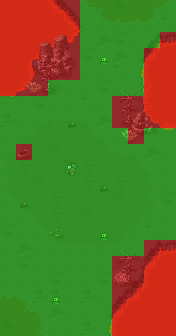

Tiled map render using the project's own tile images. Description and the whole map definition, tile-layer contents included, below:
An orthogonal 11x21 tile map with 16x16 px tiles, 8 tile layers (Tile Layer 4, Tile Layer 5, Tile Layer 6, Tile Layer 7, ...).

<map version="1.5" tiledversion="2021.02.15" orientation="orthogonal" renderorder="left-down" width="11" height="21" tilewidth="16" tileheight="16" infinite="0" nextlayerid="15" nextobjectid="1">
 <tileset firstgid="1" source="../world_tiles/tileset.tsx" />
 <layer id="10" name="Tile Layer 4" width="11" height="21">
  <data encoding="csv">
12612,12612,12612,12802,12115,12116,12809,12809,12809,12809,12809,
12612,12612,12612,12612,12215,12216,12809,12809,12809,12809,12809,
12612,12101,12102,12103,12715,12716,12809,12809,12809,12110,12111,
12612,12201,12202,12203,12815,12816,12809,12809,12209,12210,12211,
12612,12301,12302,12809,12809,12809,12809,12809,12309,12310,12612,
12714,12715,12716,12809,12809,12809,12809,12809,12409,12410,12612,
12814,12815,12816,12809,12809,12809,12809,12809,12609,12610,12611,
12809,12809,12809,12809,12809,12809,12809,12809,12709,12710,12711,
12809,12809,12809,12809,12809,12809,12809,12809,12809,12810,12811,
12809,12809,12809,12809,12809,12809,12809,12809,12809,12809,12809,
12809,12809,12809,12809,12809,12809,12809,12809,12809,12809,12809,
12809,12809,12809,12809,12809,12809,12809,12809,12809,12809,12809,
12809,12809,12809,12809,12809,12809,12809,12809,12809,12809,12809,
12809,12809,12809,12809,12809,12809,12809,12809,12809,12809,12809,
12809,12809,12809,12809,12809,12809,12809,12809,12809,12809,12809,
12809,12809,12809,12809,12809,12809,12809,12809,12809,12110,12111,
12809,12809,12809,12809,12809,12809,12809,12809,12209,12210,12211,
12809,12809,12809,12809,12809,12809,12809,12809,12707,12310,12612,
12809,12809,12809,12809,12809,12809,12809,12110,12807,12612,12612,
12809,12809,12809,12809,12809,12809,12209,12210,12211,12612,12612,
12809,12809,12809,12809,12809,12809,12309,12310,12612,12612,12612
</data>
 </layer>
 <layer id="11" name="Tile Layer 5" width="11" height="21">
  <data encoding="csv">
0,0,0,0,0,13150,13151,13128,13153,13154,13155,
0,0,0,0,0,13250,13251,13252,13253,13254,12929,
0,0,0,0,0,0,12828,12830,0,0,0,
0,0,0,0,0,12830,0,12828,0,0,0,
0,0,0,0,0,0,0,12929,0,0,0,
0,0,0,12828,0,0,12830,12863,12864,0,0,
0,0,12830,0,0,12929,0,12963,12964,0,0,
12928,0,13951,13952,13953,13954,12828,13063,13064,0,0,
0,14050,14051,14052,14053,14054,13954,0,12928,0,0,
14050,14051,14151,14329,14153,14153,14054,13953,13954,12828,0,
14150,14227,14151,14153,14329,14227,14052,14053,14054,14055,0,
14250,14251,14329,14153,14153,14227,14153,14227,14154,14155,0,
14350,14351,14153,14227,14153,14153,14153,14329,14254,14255,12830,
14450,14451,14351,14227,14153,14329,14153,14153,14354,14355,0,
12830,0,14350,14351,14352,14352,14353,14354,14355,12929,0,
0,12828,0,14451,14452,14452,14453,14454,0,0,0,
0,12830,0,0,0,0,12809,12828,0,0,0,
0,0,0,12830,0,0,12830,0,0,0,0,
12753,12754,12928,12928,0,12928,0,0,0,0,0,
12853,12854,12855,12828,0,0,0,0,0,0,0,
13128,12954,12955,0,0,12928,0,0,0,0,0
</data>
 </layer>
 <layer id="12" name="Tile Layer 6" width="11" height="21">
  <data encoding="csv">
0,0,0,0,0,0,0,0,0,0,0,
0,0,0,0,0,0,0,0,0,0,0,
0,0,12372,12373,12374,0,0,0,0,0,0,
0,0,12472,12473,12474,0,0,0,0,0,0,
0,0,12572,12573,12574,0,0,0,0,0,0,
0,0,0,0,0,0,0,0,0,0,0,
0,0,0,0,0,0,0,0,0,0,0,
0,0,0,0,0,0,0,0,12364,12365,0,
0,0,0,0,0,0,0,0,12464,12465,0,
0,0,0,0,0,0,0,0,0,0,0,
0,0,0,0,0,0,0,0,0,0,0,
0,0,0,0,0,0,0,0,0,0,0,
0,0,0,0,0,0,0,0,0,0,0,
0,0,0,0,0,0,0,0,0,0,0,
0,0,0,0,0,0,0,0,0,0,0,
0,0,0,0,0,0,0,12863,12864,0,0,
0,0,0,0,0,0,0,12963,12964,0,0,
0,0,0,0,0,0,0,13063,13064,0,0,
0,0,0,0,0,0,0,0,0,0,0,
0,0,0,0,0,0,0,0,0,0,0,
0,0,0,0,0,0,0,0,0,0,0
</data>
 </layer>
 <layer id="13" name="Tile Layer 7" width="11" height="21">
  <data encoding="csv">
0,0,0,0,0,0,0,0,0,0,0,
0,0,0,0,0,0,0,0,0,0,0,
0,0,0,0,0,0,0,0,0,0,0,
0,0,12863,12864,0,0,0,0,0,0,0,
0,0,12963,12964,0,0,0,0,0,0,0,
0,0,13063,13064,0,0,0,0,0,0,0,
0,0,0,0,0,0,0,0,0,0,0,
0,0,0,0,0,0,0,0,0,0,0,
0,0,0,0,0,0,0,13564,13565,0,0,
0,0,0,0,0,0,0,0,0,0,0,
0,0,0,0,0,0,0,0,0,0,0,
0,0,0,0,0,0,0,0,0,0,0,
0,0,0,0,0,0,0,0,0,0,0,
0,0,0,0,0,0,0,0,0,0,0,
0,0,0,0,0,0,0,0,0,0,0,
0,0,0,0,0,0,0,0,0,0,0,
0,0,0,0,0,0,0,0,0,0,0,
0,0,0,0,0,0,0,0,0,0,0,
0,0,0,0,0,0,0,0,0,0,0,
0,0,0,0,0,0,0,0,0,0,0,
0,0,0,0,0,0,0,0,0,0,0
</data>
 </layer>
 <layer id="14" name="Tile Layer 8" width="11" height="21">
  <data encoding="csv">
0,0,0,0,0,0,0,0,0,0,0,
0,0,0,0,0,0,0,0,0,0,0,
0,0,0,0,0,0,0,0,0,0,0,
0,0,0,0,0,0,0,0,0,0,0,
0,0,0,0,0,0,0,0,0,0,0,
0,13564,13565,0,0,0,0,0,0,0,0,
0,0,0,0,0,0,0,0,0,0,0,
0,0,0,0,0,0,0,0,0,0,0,
0,0,0,0,0,0,0,0,0,0,0,
0,0,0,0,0,0,0,0,0,0,0,
0,0,0,0,0,0,0,0,0,0,0,
0,0,0,0,0,0,0,0,0,0,0,
0,0,0,0,0,0,0,0,0,0,0,
0,0,0,0,0,0,0,0,0,0,0,
0,0,0,0,0,0,0,0,0,0,0,
0,0,0,0,0,0,0,0,0,0,0,
0,0,0,0,0,0,0,0,0,0,0,
0,0,0,0,0,0,0,13460,0,0,0,
0,0,0,0,0,0,0,0,0,0,0,
0,0,0,0,0,0,0,0,0,0,0,
0,0,0,0,0,0,0,0,0,0,0
</data>
 </layer>
 <layer id="7" name="anim" width="11" height="21">
  <data encoding="csv">
0,0,0,0,0,0,0,0,0,0,0,
0,0,0,0,0,0,0,0,0,0,0,
0,0,0,0,0,0,0,0,0,0,0,
0,0,0,0,0,0,0,0,0,0,0,
0,0,0,0,0,0,0,0,0,0,0,
0,0,0,0,0,0,0,0,0,0,0,
0,0,0,0,0,0,0,0,0,0,0,
0,0,0,0,0,0,0,0,0,0,0,
0,0,0,0,0,0,0,0,0,0,0,
0,15628,0,0,0,0,0,0,0,0,0,
0,0,0,0,0,0,0,0,0,0,0,
0,0,0,0,0,0,0,0,0,0,0,
0,0,0,0,0,0,0,0,0,0,0,
0,0,0,0,0,0,0,0,0,0,0,
0,0,0,15429,0,0,0,0,0,0,0,
0,0,0,0,0,0,0,0,0,0,0,
0,0,0,0,0,0,0,0,0,0,0,
0,0,0,0,0,0,0,0,0,0,0,
0,0,0,0,0,0,0,0,0,0,0,
0,0,0,0,0,0,0,0,0,0,0,
0,0,0,0,0,0,0,0,0,0,0
</data>
 </layer>
 <layer id="8" name="characters" width="11" height="21">
  <data encoding="csv">
0,0,0,0,0,0,0,0,0,0,0,
0,0,0,0,0,0,0,0,0,0,0,
0,0,0,0,0,0,0,0,0,0,0,
0,0,0,0,0,0,15707,0,0,0,0,
0,0,0,0,0,0,0,0,0,0,0,
0,0,0,0,0,0,0,0,0,0,0,
0,0,0,0,0,0,0,0,0,0,0,
0,0,0,0,15607,0,0,0,0,0,0,
0,0,0,0,0,0,0,0,0,0,0,
0,0,0,0,0,0,0,0,0,0,0,
0,0,0,0,15806,0,0,0,0,0,0,
0,0,0,0,0,0,15607,0,0,0,0,
0,15607,0,0,0,0,0,0,0,0,0,
0,0,0,0,0,0,0,0,0,0,0,
0,0,0,0,0,0,15707,0,0,0,0,
0,0,0,0,0,0,0,0,0,0,0,
0,0,0,0,0,0,0,0,0,0,0,
0,0,0,0,0,0,0,0,0,0,0,
0,0,0,15707,0,0,0,0,0,0,0,
0,0,0,0,0,0,0,0,0,0,0,
0,0,0,0,0,0,0,0,0,0,0
</data>
 </layer>
 <layer id="9" name="walkable" width="11" height="21">
  <data encoding="csv">
15437,15437,15437,15437,15437,15537,15537,15537,15537,15537,15537,
15437,15437,15437,15437,15437,15537,15537,15537,15537,15537,15537,
15437,15437,15437,15437,15437,15537,15537,15537,15537,15537,15437,
15437,15437,15437,15437,15437,15537,15537,15537,15537,15437,15437,
15437,15437,15437,15437,15437,15537,15537,15537,15537,15437,15437,
15437,15437,15437,15537,15537,15537,15537,15537,15537,15437,15437,
15537,15537,15537,15537,15537,15537,15537,15437,15437,15437,15437,
15537,15537,15537,15537,15537,15537,15537,15437,15437,15437,15437,
15537,15537,15537,15537,15537,15537,15537,15537,15437,15537,15537,
15537,15437,15537,15537,15537,15537,15537,15537,15537,15537,15537,
15537,15537,15537,15537,15537,15537,15537,15537,15537,15537,15537,
15537,15537,15537,15537,15537,15537,15537,15537,15537,15537,15537,
15537,15537,15537,15537,15537,15537,15537,15537,15537,15537,15537,
15537,15537,15537,15537,15537,15537,15537,15537,15537,15537,15537,
15537,15537,15537,15537,15537,15537,15537,15537,15537,15537,15537,
15537,15537,15537,15537,15537,15537,15537,15537,15537,15437,15437,
15537,15537,15537,15537,15537,15537,15537,15437,15437,15437,15437,
15537,15537,15537,15537,15537,15537,15537,15437,15437,15437,15437,
15537,15537,15537,15537,15537,15537,15537,15437,15437,15437,15437,
15537,15537,15537,15537,15537,15537,15537,15437,15437,15437,15437,
15537,15537,15537,15537,15537,15537,15537,15437,15437,15437,15437
</data>
 </layer>
</map>
